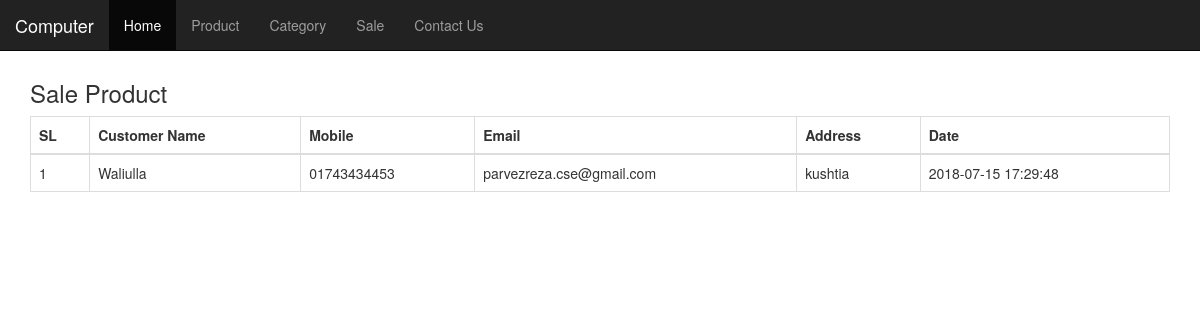
The page /customer.php?id=6 on the database its author committed.
### tables this page shows
CREATE TABLE `customers`  (
  `id` int(11) NOT NULL AUTO_INCREMENT,
  `name` varchar(255) NULL DEFAULT NULL,
  `mobile` varchar(255) NULL DEFAULT NULL,
  `email` varchar(255) NULL DEFAULT NULL,
  `address` varchar(255) NULL DEFAULT NULL,
  `created` datetime(0) NULL DEFAULT NULL,
  `modified` datetime(0) NULL DEFAULT NULL,
  PRIMARY KEY (`id`) USING BTREE
);

### customer.php (the view, shortened to what this page needs)
<?php
require_once "include/header.php";
require_once "include/db.php";
?>
    <div class="container">
        <h3>Sale Product</h3>
        <table class="table table-bordered table-product">
            <thead>
            <tr>
                <th>SL</th>
                <th>Customer Name</th>
                <th>Mobile</th>
                <th>Email</th>
                <th>Address</th>
                <th>Date</th>
            </tr>
            </thead>
            <tbody>
            <?php
            $id = $_GET['id'];
            $sql = "SELECT * FROM customers WHERE id = $id";
            $st = $db->prepare($sql);
            $i = 0;
            try{
                $st->execute();
                $result = $st->fetchAll(PDO::FETCH_ASSOC);
                foreach($result as $results){
                    $i++;
                    echo '<tr>';
                    echo '<td> '. $i .' </td>';
                    echo '<td> '.$results['name'].' </td>';
                    echo '<td> '.$results['mobile'].' </td>';
                    echo '<td> '.$results['email'].' </td>';
                    echo '<td> '.$results['address'].' </td>';
                    echo '<td> '.$results['created'].' </td>';
                    echo '</tr>';
                }
            }
            catch (PDOException $e){
                $e->getMessage();
            }
            ?>
            </tbody>
        </table>
    </div>

### include/header.php (shortened to what this page needs)
<!doctype html>
<html lang="en">
<head>
    <link rel="stylesheet" href="https://maxcdn.bootstrapcdn.com/bootstrap/3.3.7/css/bootstrap.min.css">
    <link rel="stylesheet" href="https://use.fontawesome.com/releases/v5.1.0/css/all.css">
    <link href="styles.css" rel="stylesheet">
</head>
<body>
<nav class="navbar navbar-inverse navbar-fixed-top">
    <div class="container-fluid">
        <div class="navbar-header">
            <a href="" class="navbar-brand">Computer</a>
        </div>
        <ul class="nav navbar-nav">
            <li class="active"><a href="/inventory/">Home</a></li>
            <li class=""><a href="products.php">Product</a></li>
            <li><a href="categories.php">Category</a></li>
            <li><a href="sales.php">Sale</a></li>
            <li><a href="#">Contact Us</a></li>
        </ul>
    </div>
</nav>
<br><br><br>

### rows shown on the page
customers: name "Waliulla", mobile "01743434453", email "parvezreza.cse@gmail.com", address "kushtia", created "2018-07-15 17:29:48"
